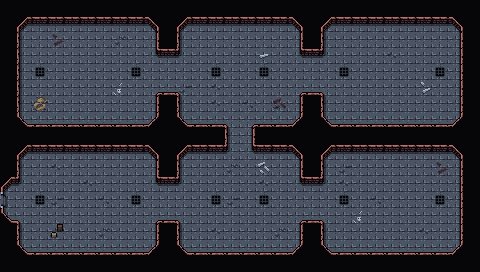

Rendered tile map (Tiled .tmx) drawn with the repository's tilesets; below, a short description and the map source with its tile grids summarised:
An orthogonal 30x17 tile map with 16x16 px tiles, 4 tile layers (Collision, Background, Walls, Clutter), 2 tilesets and 11 objects.

<map version="1.5" tiledversion="1.7.2" orientation="orthogonal" renderorder="right-down" width="30" height="17" tilewidth="16" tileheight="16" infinite="0" nextlayerid="7" nextobjectid="71">
 <editorsettings>
  <export target="wastetown..tmx" format="tmx" />
 </editorsettings>
 <tileset firstgid="1" source="../../../../common/maps/tileset/main.tsx" />
 <tileset firstgid="3477" source="../../../../common/maps/tileset/buildings.tsx" />
 <layer id="6" name="Collision" width="30" height="17">
  <data>[510 cells, 57 non-empty, 1 distinct tile ids]</data>
 </layer>
 <layer id="1" name="Background" width="30" height="17">
  <data>[510 cells, 510 non-empty, 1 distinct tile ids]</data>
 </layer>
 <layer id="2" name="Walls" width="30" height="17">
  <data>[510 cells, 297 non-empty, 15 distinct tile ids]</data>
 </layer>
 <layer id="3" name="Clutter" width="30" height="17">
  <properties>
   <property name="spriteLayer" type="bool" value="true" />
  </properties>
  <data>[510 cells, 42 non-empty, 15 distinct tile ids]</data>
 </layer>
 <objectgroup id="4" name="Objects">
  <object id="48" template="../../../../common/maps/obj/treasure.tx" x="384.142" y="171.315" />
  <object id="50" template="../../../../common/maps/obj/enemy.tx" x="167.485" y="201.702">
   <properties>
    <property name="enemy" value="Apprentice Black Wizard" />
   </properties>
  </object>
  <object id="62" template="../../../../common/maps/obj/gold.tx" x="231.828" y="40.3107" />
  <object id="63" template="../../../../common/maps/obj/treasure.tx" x="80.264" y="42.7647" />
  <object id="64" template="../../../../common/maps/obj/enemy.tx" x="151.667" y="215.333">
   <properties>
    <property name="enemy" value="Skeleton" />
   </properties>
  </object>
  <object id="65" template="../../../../common/maps/obj/enemy.tx" x="168.083" y="214.5">
   <properties>
    <property name="enemy" value="Skeleton" />
   </properties>
  </object>
  <object id="66" template="../../../../common/maps/obj/door_right.tx" x="4.5459" y="207.287">
   <properties>
    <property name="teleport" value="../Shandalar Old Border/maps/map/jacetower/portal_1B2.tmx" />
    <property name="teleportObjectId" value="62" />
   </properties>
  </object>
  <object id="67" template="../../../../common/maps/obj/enemy.tx" x="151" y="201.667">
   <properties>
    <property name="enemy" value="Skeleton" />
   </properties>
  </object>
  <object id="68" template="../../../../common/maps/obj/gold.tx" x="234.5" y="250.5" />
  <object id="69" template="../../../../common/maps/obj/treasure.tx" x="375.333" y="42" />
  <object id="70" template="../../../../common/maps/obj/treasure.tx" x="392.667" y="42.0833" />
 </objectgroup>
</map>
